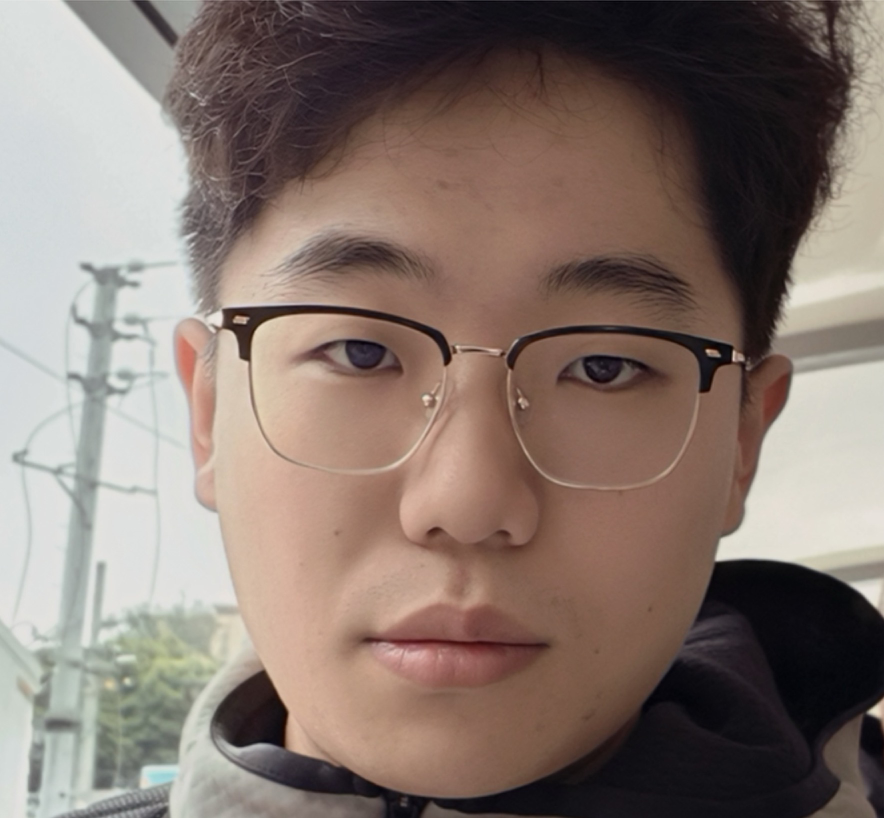
#> input picture images/my.png, 884 x 818 px, found by its file name
$ python py.py
#> lines starting #> are read from the running program, lines starting #| are printed output that depends on the picture
from PIL import Image

def resize_and_overwrite_image(image_path):
    # 打开图片
    with Image.open(image_path) as img:
        # 调整图片大小至720x720
#> img is the input picture: PIL image 884x818 RGB; mean R, G, B 134.2, 118.6, 110.7
        resized_img = img.resize((720, 720))
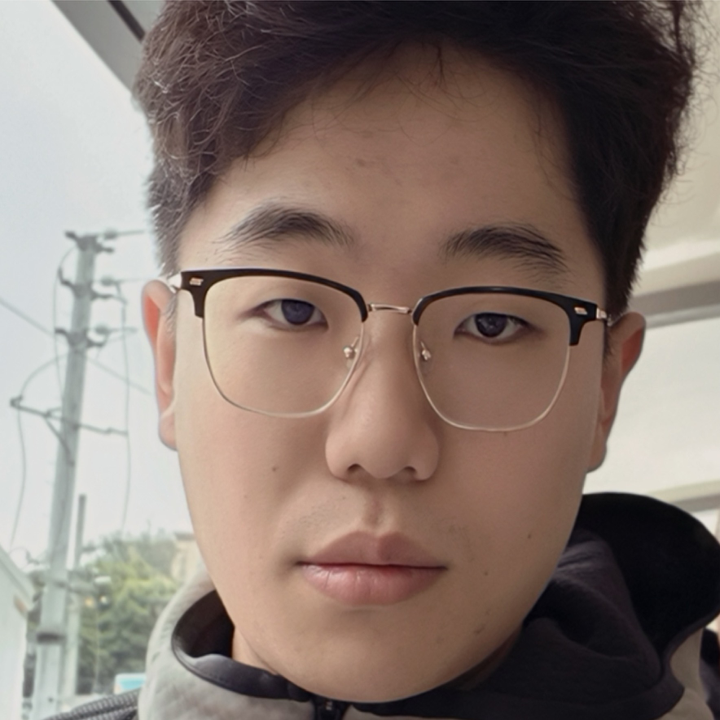
#> resized_img: PIL image 720x720 RGB; mean R, G, B 134.2, 118.6, 110.7

        # 覆盖原始图片
        resized_img.save('/Users/ivanlee/Desktop/lowestbuaaer.github.io/images/my1.png')

# 输入图片地址
image_path = '/Users/ivanlee/Desktop/lowestbuaaer.github.io/images/my.png'
resize_and_overwrite_image(image_path)

print(f"Image '{image_path}' has been resized to 720x720 and overwritten.")
